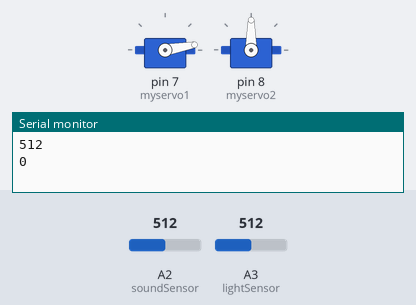
A sketch run on a simulated Arduino Uno, built with avr-gcc and run on an emulated ATmega328P. Parts: 2 × servo, the last lines printed to the serial monitor. The test bench sets the inputs (shaded band); at power-on: A2 (soundSensor) = 512, A3 (lightSensor) = 512.

Above: at 0.05 s.
At 2.5 s:
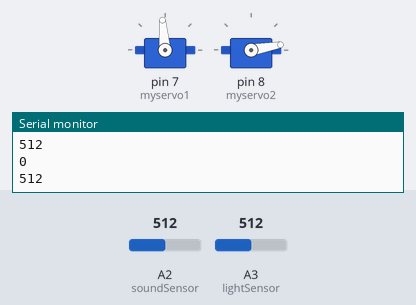
At 5.0 s:
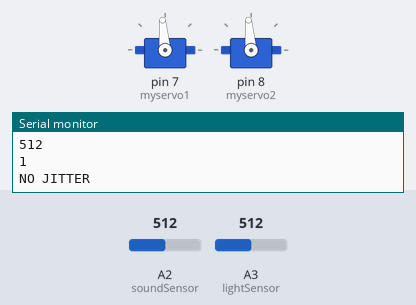
Timing chart, 0 to 9.1 s (numbered marks = the images above):
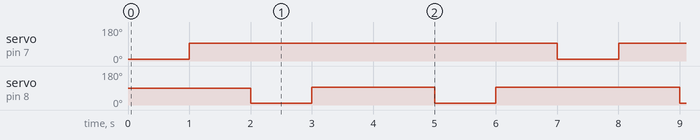

Measured:
- by itself, servo on pin 7 (myservo1): alternates 95° for 6.0 s and 10° for 1.0 s
- by itself, servo on pin 8 (myservo2): repeats every 7.0 s: 95° 2.0 s, 10° 1.0 s, 95° 3.0 s, 10° 1.0 s

The sketch:

picnic_in_the_trees_p1_alex_larkworthy.ino
```cpp
int angle = 0;
int delaytime = 10;
int soundSensor = A2;
int lightVal;
int soundVal;

int lightSensor = A3;
int lightLevel;

unsigned long currentTime = 0;
boolean jitter = false;

#include <Servo.h>
Servo myservo1;
Servo myservo2;

void setup() {

  myservo1.attach(7);
  myservo2.attach(8);
  Serial.begin (9600);

  pinMode(soundSensor, INPUT);

  pinMode(lightSensor, INPUT);

  pinMode(7, OUTPUT);
  pinMode(8, OUTPUT);
}

void loop() {

soundVal = analogRead(soundSensor);
  Serial.println (soundVal);

  Serial.println (jitter);

  if (!jitter && soundVal > 40) {
    jitter = true;
    currentTime = millis();
  }
  //
  if (millis() >= currentTime + 2500 && jitter)  {
    delay(500);
    jitter = false;
    Serial.println("NO JITTER");
    delay(500);
  }

  if (jitter) {


    myservo1.write(10);
    delay(1000);
    myservo1.write(95);
    delay(1000);
  }


  //light sensor code
  lightVal = analogRead(lightSensor);
  Serial.println(lightVal);

  if (lightVal > 30){

  myservo2.write(10);
  delay(1000);
  myservo2.write(95);
  delay(1000);


  }
}
```
